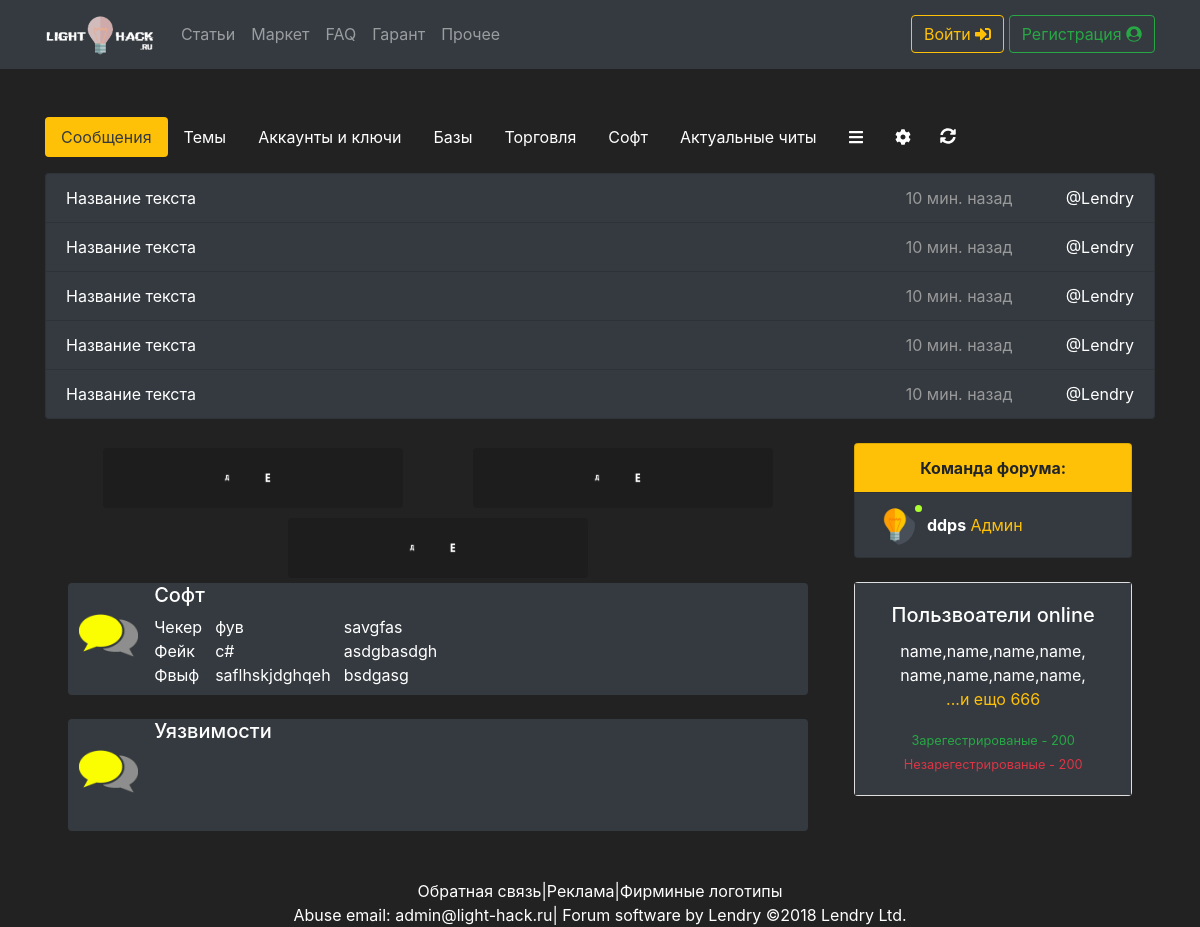
The page / on the database its author committed.
### tables this page shows
CREATE TABLE `Theme` (
  `id` int(11) NOT NULL,
  `name` varchar(32) NOT NULL
);

CREATE TABLE `category` (
  `id` int(11) NOT NULL,
  `name` varchar(32) NOT NULL,
  `id_theme` int(11) NOT NULL
);

CREATE TABLE `users` (
  `id` int(11) NOT NULL,
  `login` varchar(32) NOT NULL,
  `email` varchar(32) NOT NULL,
  `password` varchar(32) NOT NULL,
  `ip` varchar(32) NOT NULL,
  `hash_sesion` varchar(32) NOT NULL,
  `access_level` int(32) NOT NULL,
  `coin_money` int(10) NOT NULL,
  `date` int(15) NOT NULL,
  `active` tinyint(1) NOT NULL,
  `online` tinyint(1) NOT NULL,
  `last_online` int(11) NOT NULL,
  `ban` tinyint(1) NOT NULL,
  `verificate` int(2) NOT NULL,
  `comand` tinyint(1) NOT NULL
);

### function/fun.php (the view, shortened to what this page needs)
<?php
function views_all_theme($db){
    $query = mysqli_query($db, "SELECT * FROM `theme`");
    while ($res = mysqli_fetch_assoc($query)){
        echo "        <div class='media bg-dark rounded'>
                      <img class='mr-3 img-categories' src='img/chat.png' width='70' style='padding-top: 25px;padding-left: 11px;'>
                      <div class='media-body'>
                        <h5 class='mt-0'><a href='category.php?theme=$res[id]'>$res[name]</a></h5>
                        <div class='categories'>
                        <div class='cat1'>";
                            get_category($db,$res[id],"1,3");
                        echo    "</div>
                        <div class='cat2'>";
                        get_category($db,$res[id],"4,3");
                        echo  "</div>
                            <div class='cat3'>";
                        get_category($db,$res[id],"7,3");
                        echo    "</div>
                        </div>
                      </div>
                    </div><br>";
    }
}
function get_category($db,$th,$lim){
    $query = mysqli_query($db, "SELECT * FROM `category` WHERE `id_theme` = '$th' LIMIT $lim");
     while ($res = mysqli_fetch_assoc($query)){
         echo "<a href='category.php?theme=$res[id_theme]&category=$res[id]'>$res[name]</a><br>";
     }
}
function get_admin($db){
    $query = mysqli_query($db, "SELECT * FROM `users` WHERE `comand` = '1' LIMIT 5");
    return $query;
}
?>

### index.php (shortened to what this page needs)
<?php
    include "db/conn.php";
?>
<!doctype html>
<html lang="ru">
<?php include "sp_bl/head.php";?>
  <body>
<?php include "sp_bl/header.php";?>
  <br>
   <div class="container">
           <?php include "sp_bl/tab_panel.php";?>
            <div class="row no-gutters justify-content-around">
              <div class="col-12 col-sm-12 col-md-8">
                    <div class="reklama">
                        <img src="img/svob.gif" class="rounded mx-auto d-block" alt="...">
                        <img src="img/svob.gif" class="rounded mx-auto d-block" alt="...">
                        <img src="img/svob.gif" class="rounded mx-auto d-block" alt="...">
                    </div>
                    <?php views_all_theme($db) ?>
                </div>
                <?php include "sp_bl/rg_block.php";?>
            </div><br>
                   <?php include "sp_bl/bl_foot.php"?>
       </div>
  </body>
</html>

### sp_bl/head.php (shortened to what this page needs)
<head>
  <link rel="stylesheet" href="css/bootstrap.min.css">
  <link rel="stylesheet" href="css/style.css">
  <link rel="stylesheet" href="css/noty.css">
  <link rel="stylesheet" href="css/animate.css">
  <link rel="stylesheet" href="css/metroui.css">
</head>

### sp_bl/header.php (shortened to what this page needs)
  <nav class="navbar navbar-expand-lg navbar-dark bg-dark">
  <div class="container">
        <a class="navbar-brand" href="index.php"><img src="img/logo.gif" class="img-navbar-logo" alt=""></a>
        <div class="collapse navbar-collapse" id="navbarTogglerDemo01">
          <ul class="navbar-nav mr-auto mt-2 mt-lg-0">
            <li class="nav-item">
              <a class="nav-link" href="#">Статьи</a>
            </li>
            <li class="nav-item">
              <a class="nav-link" href="#">Маркет</a>
            </li>
            <li class="nav-item">
              <a class="nav-link" href="#">FAQ</a>
            </li>
            <li class="nav-item">
              <a class="nav-link" href="#">Гарант</a>
            </li>
            <li class="nav-item">
              <a class="nav-link" href="#">Прочее</a>
            </li>
          </ul><?php if($_COOKIE[hash] == "" && $_COOKIE[id] == ""){ echo '
           <form class="form-inline">
              <button class="btn btn-outline-warning" data-toggle="modal" data-target="#exampleModal" type="button">Войти <i class="fas fa-sign-in-alt"></i></button>&nbsp;
              <button class="btn btn-outline-success" data-toggle="modal" data-target="#Modal1" type="button">Регистрация <i class="fa fa-user-circle" aria-hidden="true"></i></button>
            </form>';}?>
        </div>
  </div>
</nav><br>

### sp_bl/tab_panel.php (shortened to what this page needs)
<ul class="nav nav-pills mb-3" id="pills-tab" role="tablist">
              <li class="nav-item">
                <a class="nav-link active" id="pills-tab1-tab" data-toggle="pill" href="#pills-tab1" role="tab" aria-controls="pills-tab1" aria-selected="true">Сообщения</a>
              </li>
              <li class="nav-item">
                <a class="nav-link" id="pills-tab2-tab" data-toggle="pill" href="#pills-tab2" role="tab" aria-controls="pills-tab2" aria-selected="false">Темы</a>
              </li>
              <li class="nav-item">
                <a class="nav-link" id="pills-tab3-tab" data-toggle="pill" href="#pills-tab3" role="tab" aria-controls="pills-tab3" aria-selected="false">Аккаунты и ключи</a>
              </li>
              <li class="nav-item">
                <a class="nav-link" id="pills-tab4-tab" data-toggle="pill" href="#pills-tab4" role="tab" aria-controls="pills-tab4" aria-selected="false">Базы</a>
              </li>
              <li class="nav-item">
                <a class="nav-link" id="pills-tab5-tab" data-toggle="pill" href="#pills-tab5" role="tab" aria-controls="pills-tab5" aria-selected="false">Торговля</a>
              </li>
              <li class="nav-item">
                <a class="nav-link" id="pills-tab6-tab" data-toggle="pill" href="#pills-tab6" role="tab" aria-controls="pills-tab6" aria-selected="false">Софт</a>
              </li>
              <li class="nav-item">
                <a class="nav-link" id="pills-tab7-tab" data-toggle="pill" href="#pills-tab7" role="tab" aria-controls="pills-tab7" aria-selected="false">Актуальные читы</a>
              </li>
              <li class="nav-item dropdown">
                    <a class="nav-link dropdown-toggle" data-toggle="dropdown" href="#" role="button" aria-haspopup="true" aria-expanded="false"><i class="fa fa-bars" aria-hidden="true"></i></a>
                  </li>
              <li class="nav-item dropdown">
                    <a class="nav-link dropdown-toggle" data-toggle="dropdown" href="#" role="button" aria-haspopup="true" aria-expanded="false"><i class="fa fa-cog" aria-hidden="true"></i></a>
                  </li>
                <a class="btn" href="#"><i class="fas fa-sync-alt"></i></a>
            </ul>
            <div class="tab-content" id="pills-tabContent">
              <div class="tab-pane fade show active" id="pills-tab1" role="tabpanel" aria-labelledby="pills-tab1-tab">
                <ul class="list-group">
                  <li class="list-group-item list-group-item-dark"><a href="#">Название текста</a><a href="#" class="post-name">@Lendry</a><span>10 мин. назад</span></li>
                  <li class="list-group-item list-group-item-dark"><a href="#">Название текста</a><a href="#" class="post-name">@Lendry</a><span>10 мин. назад</span></li>
                  <li class="list-group-item list-group-item-dark"><a href="#">Название текста</a><a href="#" class="post-name">@Lendry</a><span>10 мин. назад</span></li>
                  <li class="list-group-item list-group-item-dark"><a href="#">Название текста</a><a href="#" class="post-name">@Lendry</a><span>10 мин. назад</span></li>
                  <li class="list-group-item list-group-item-dark"><a href="#">Название текста</a><a href="#" class="post-name">@Lendry</a><span>10 мин. назад</span></li>
                </ul>
                </div>
            </div><br>

### sp_bl/rg_block.php
<div class="col-12 col-md-3">
  <ul class="list-group">
   <li class="list-group-item d-flex justify-content-center bg-dark align-items-center" style="background-color: #FFC107 !important">
      <span class="font-weight-bold">Команда форума:</span>
    </li>
  <?php $q = get_admin($db);
      while($res = mysqli_fetch_assoc($q)){
          if($res[last_online] * 60 * 5 > time()){
              $b_o = "<div class='online'></div>";
          }else{
              $b_o = "";
          }
          echo "<li class='list-group-item d-flex justify-content-left bg-dark align-items-center col-'>
          <div class='d-flex''>
      <img src='img/avatar.png' width='40' height='40' class='img-circle pull-left' alt=''>
      $b_o
      </div>&nbsp;
      <div class='user-information'><span class='text-white font-weight-bold'><a href='user.php?id=$res[id]'>$res[login]</a></span>
          <span class='text-warning'>Админ</span></div>
    </li>";
      }
      ?>
  </ul><br>
  <div class="card text-center">
    <div class="card-body bg-dark">
      <h5 class="card-title text-white">Пользвоатели online</h5>
      <p class="card-text text-white">
        <a href="#">name</a>,<a href="#">name</a>,<a href="#">name</a>,<a href="#">name</a>,<br>
        <a href="#">name</a>,<a href="#">name</a>,<a href="#">name</a>,<a href="#">name</a>,<br>
        <a href="#" class="text-warning">...и ещо 666</a>
        </p>
      <small class="text-success">Зарегестрированые - 200</small><br>
      <small class="text-danger">Незарегестрированые - 200</small>
    </div>
  </div>
  </div>

### sp_bl/bl_foot.php
<div class="footer text-white text-center ">
                <a href="#" class="white-text">Обратная связь</a>|<a href="#" class="white-text">Реклама</a>|<a href="#" class="white-text">Фирминые логотипы</a><br>
        Abuse email: admin@light-hack.ru| <a href="#" class="white-text">Forum software by Lendry ©2018 Lendry Ltd.</a>
                </div>

### css/style.css (style rules this page uses)
body { background-color: #222; }
a { color: #fff; text-decoration: none; }
.nav-pills .nav-link.active, .nav-pills .show>.nav-link { color: #343A40; background-color: #ffc107; }
ul > li > .dropdown-toggle::after { display: none; }
.tab-pane > ul > li > .post-name { float: right; margin-left: 5%; }
.tab-pane > ul > li > span { color: #999; float: right; }
.list-group-item-dark { background-color: #343a40; }
.reklama { display: -webkit-flex; display: -moz-flex; display: -ms-flex; display: -o-flex; display: flex; justify-content: center; flex-wrap: wrap; }
.reklama > img { margin-bottom: 5px; margin-top: 5px; }
.categories { display: -webkit-flex; display: -moz-flex; display: -ms-flex; display: -o-flex; display: flex; justify-content: flex-start; min-height: 80px; }
.img-navbar-logo { width: 7rem; }
.categories > .cat1,.cat2,.cat3 { margin-right: 2%; }
.img-circle { border-radius: 50%; }
.dropdown-toggle::after { content: none; }
li { list-style-type: none; }
.online { width: 7px; height: 7px; border-radius: 50%; background-color: greenyellow; }

### rows shown on the page
theme: name "Софт"
category: name "Чекер"
category: name "Фейк"
category: name "Фвыф"
category: name "фув"
category: name "c#"
category: name "saflhskjdghqeh"
category: name "savgfas"
category: name "asdgbasdgh"
category: name "bsdgasg"
theme: name "Уязвимости"
users: login "ddps"
